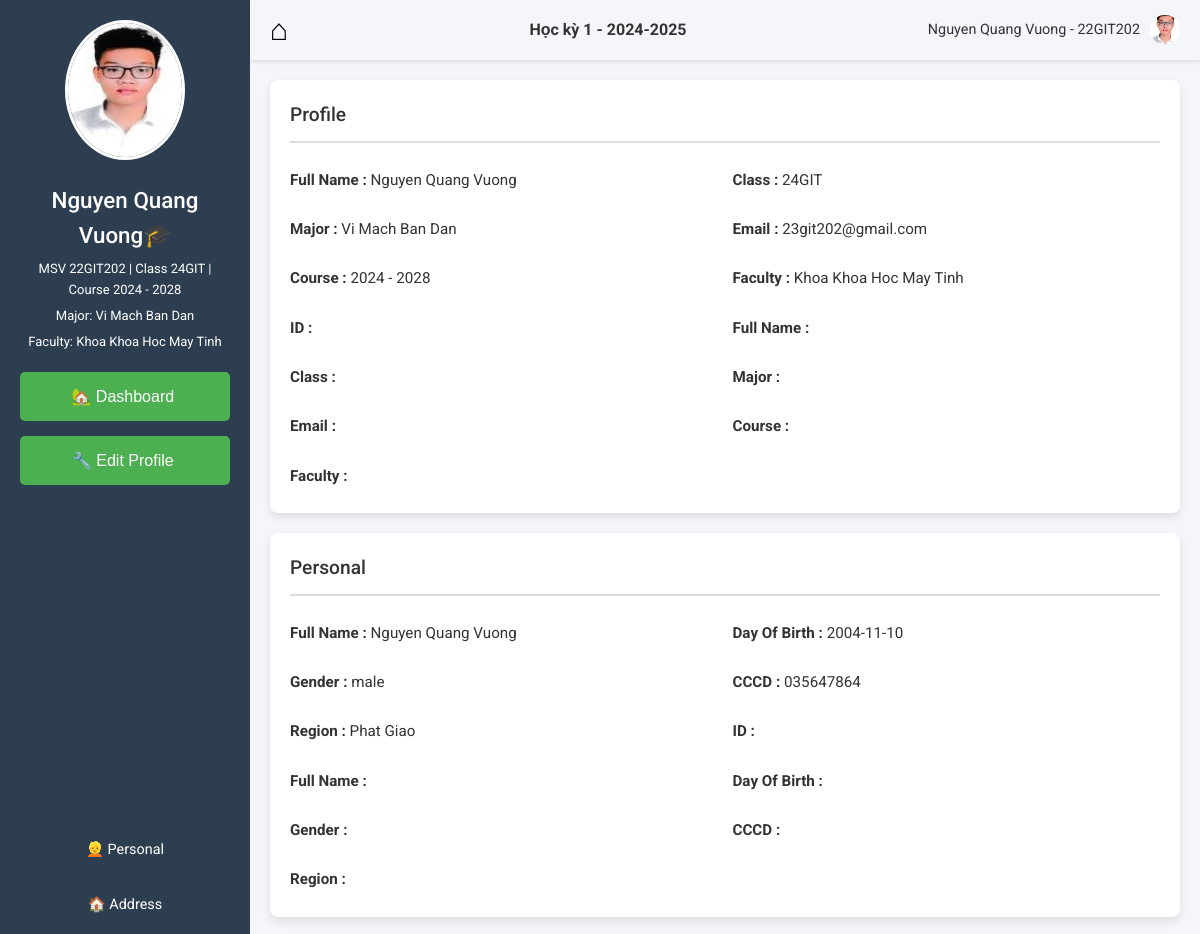
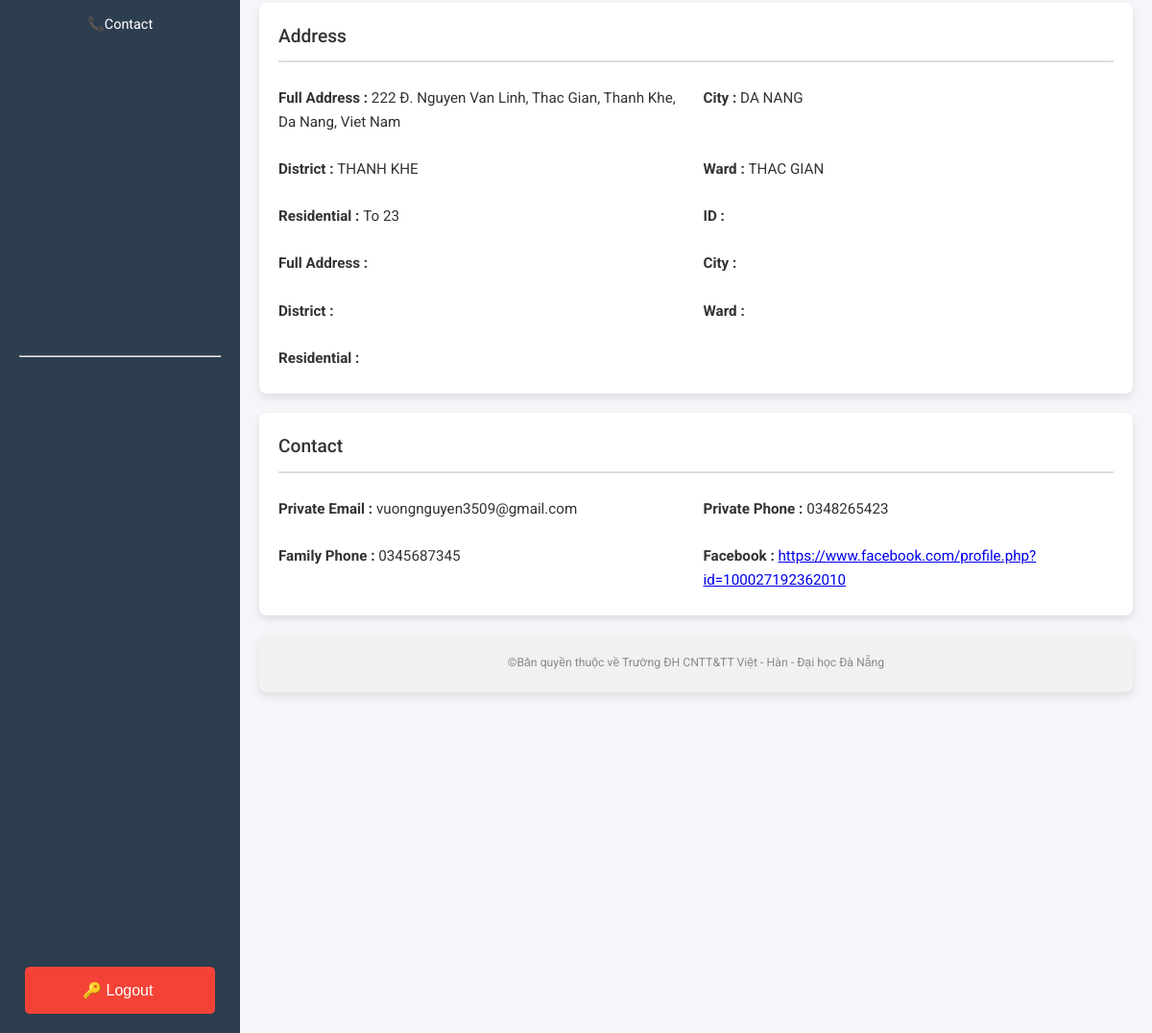
The page /Profile.php (signed in) on the database its author committed (2 pictures, top to bottom).
### tables this page shows
CREATE TABLE `school_info` (
  `ID` varchar(9) NOT NULL,
  `Full Name` varchar(50) NOT NULL,
  `Class` varchar(5) NOT NULL,
  `Major` varchar(50) NOT NULL,
  `Email` varchar(50) NOT NULL,
  `Course` varchar(50) NOT NULL,
  `Faculty` varchar(50) NOT NULL
);

CREATE TABLE `private_info` (
  `ID` varchar(9) NOT NULL,
  `Full Name` varchar(50) NOT NULL,
  `Day Of Birth` date NOT NULL,
  `Gender` varchar(14) NOT NULL,
  `CCCD` varchar(12) NOT NULL,
  `Region` varchar(50) NOT NULL
);

CREATE TABLE `address_info` (
  `ID` varchar(9) NOT NULL,
  `Full Address` varchar(100) NOT NULL,
  `City` varchar(50) NOT NULL,
  `District` varchar(50) NOT NULL,
  `Ward` varchar(50) NOT NULL,
  `Residential` varchar(50) DEFAULT NULL
);

CREATE TABLE `contact_info` (
  `ID` varchar(9) NOT NULL,
  `Private Email` varchar(50) NOT NULL,
  `Private Phone` varchar(50) NOT NULL,
  `Family Phone` varchar(50) NOT NULL,
  `Facebook` varchar(100) NOT NULL
);

### public/Profile.php (the view, shortened to what this page needs)
<?php
$id = $_SESSION['id_session'];
require('conn.php');
?>
<!DOCTYPE html>
<html lang="vi">
<head>
  <link rel="stylesheet" href="assets/css/profile.css">
</head>
<body>
  <div class="container">
  <aside class="sidebar">
  <div class="profile">
  <?php
    $path ='uploads/'.$id.'/';
    $all_file = scandir($path);
    foreach($all_file as $f){
      if ($f !== '.' && $f !== '..'){
        $profile_path = $path . $f;
        break;
      }
    }
    echo '<label for="profile-pic-upload" class="profile-pic-label"><img src="'.  $profile_path .'" alt="Profile Picture" class="profile-pic"></label>';
    ?>
    <?php
      $id = $_SESSION['id_session'];
      $QR_school_info = "SELECT * FROM school_info WHERE ID = '$id'";
      $result_row = mysqli_execute_query($conn, $QR_school_info);
      $Row_value = $result_row->fetch_array();
      $fullname = $Row_value[1];
      $msv      = $Row_value[0];
      echo "<h2>" . $Row_value[1] . "&#x1F393;</h2>";
      echo "<p style=".'"font-size: 13px;"' .">MSV " . $Row_value[0] . " | Class " . $Row_value[2] . " | Course " . $Row_value[5] . "</p>";
      echo "<p style=".'"font-size: 13px;"' .">Major: " . $Row_value[3] . "</p>";
      echo "<p style=".'"font-size: 13px;"' .">Faculty: " . $Row_value[6] . "</p>";
    ?>
    <?php
  echo '<form method="GET">';
  echo '<input class="edit-btn" type="submit" name="dashboard" value = "&#x1F3E1; Dashboard ">';
  echo '</form>';
  ?>
  <?php
  echo '<form method="GET">';
  echo '<input class="edit-btn" type="submit" name="edit" value = "&#x1F527; Edit Profile ">';
  echo '</form>';
  ?>
  </div>
  <nav class="menu">
    <ul>
      <li><a href="#personal-info">&#x1F471; Personal </a></li>
      <li><a href="#address-grid">&#x1F3E0; Address</a></li>
      <li><a href="#contact-info">&#x1F4DE;Contact</a></li>
    </ul>
  </nav>
  <hr style="width: 100%;">
  <br>
  <?php
  echo '<form method="GET">';
  echo '<input class="logout-btn" type="submit" name="logout" value = "&#x1F511; Logout ">';
  echo '</form>';
  ?>
</aside>
    <div class="unique-top-right-bar">
  <div class="unique-menu-icon">
    <div class="unique-bar"><a href="dashboard.php?id=" class="unique-bar">&#x2302;</a></div>
  </div>
  <div class="unique-title">
    Học kỳ 1 - 2024-2025
  </div>
  <div class="unique-user-info">
   <?php echo "<span>". $fullname . " - " . $msv ."</span>"; ?>
    <?php echo '<img src="'. $profile_path .'" alt="Avatar" class="unique-avatar">'; ?>
  </div>
</div>
    <main class="content">
    <section class="personal-info" id="personal-info" >
        <h3>Profile</h3>
        <div class="info-grid" >
        <?php
          $QC_school_info="SELECT COLUMN_NAME FROM INFORMATION_SCHEMA.COLUMNS WHERE TABLE_NAME = 'school_info'";
          $QR_school_info="SELECT * FROM school_info WHERE ID = '$id'";
          $result_column = mysqli_execute_query($conn,$QC_school_info);
          $result_row = mysqli_execute_query($conn,$QR_school_info);
          $Row_value=$result_row->fetch_array();
          $i=1;
          while($Column_name=$result_column->fetch_array() ){
            echo "<div><strong>"."$Column_name[0] : "."</strong>"."$Row_value[$i]"."</div>";
            $i++;
          }
            ?>
        </div>
      </section>
      <section class="personal-info">
        <h3>Personal</h3>
        <div class="info-grid">
        <?php
          $QC_private_info="SELECT COLUMN_NAME FROM INFORMATION_SCHEMA.COLUMNS WHERE TABLE_NAME = 'private_info'";
          $QR_private_info="SELECT * FROM private_info WHERE ID = '$id'";
          $result_column = mysqli_execute_query($conn,$QC_private_info);
          $result_row = mysqli_execute_query($conn,$QR_private_info);
          $Row_value=$result_row->fetch_array();
          $i=1;
          while($Column_name=$result_column->fetch_array() ){
            echo "<div><strong>"."$Column_name[0] : "."</strong>"."$Row_value[$i]"."</div>";
            $i++;
          }
            ?>
        </div>
      </section>
      <section class="address-info" >
        <h3>Address</h3>
        <div class="info-grid" id="address-grid">
          <?php
          $QC_address_info="SELECT COLUMN_NAME FROM INFORMATION_SCHEMA.COLUMNS WHERE TABLE_NAME = 'address_info'";
          $QR_address_info="SELECT * FROM address_info WHERE ID = '$id'";
          $result_column = mysqli_execute_query($conn,$QC_address_info);
          $result_row = mysqli_execute_query($conn,$QR_address_info);
          $Row_value=$result_row->fetch_array();
          $i=1;
          while($Column_name=$result_column->fetch_array() ){
            echo "<div><strong>"."$Column_name[0] : "."</strong>"."$Row_value[$i]"."</div>";
            $i++;
          }
            ?>
        </div>
      </section>
      <section class="contact-info" >
        <h3>Contact</h3>
        <div class="info-grid" id="contact-info">
          <?php
          $QC_contact_info="SELECT COLUMN_NAME FROM INFORMATION_SCHEMA.COLUMNS WHERE TABLE_NAME = 'contact_info'";
          $QR_contact_info="SELECT * FROM contact_info WHERE ID = '$id'";
          $result_column = mysqli_execute_query($conn,$QC_contact_info);
          $result_row = mysqli_execute_query($conn,$QR_contact_info);
          $Row_value=$result_row->fetch_array();
          $i=1;
          while($Column_name=$result_column->fetch_array() ){
            echo "<div><strong>"."$Column_name[0] : "."</strong>"."$Row_value[$i]"."</div>";
            if($i==3) break;
            $i++;
          }
          $i++;
          $Column_name=$result_column->fetch_array();
          echo "<div><strong>"."$Column_name[0] : "."</strong>".'<a href="'."$Row_value[$i]".'"'.'target="_blank"'.'>https://www.facebook.com/profile.php?id=100027192362010</a>'."</div>";
            ?>
        </div>
      </section>
      <footer>
        <p>©Bản quyền thuộc về Trường ĐH CNTT&TT Việt - Hàn - Đại học Đà Nẵng</p>
      </footer>
    </main>
  </div>
</body>
</html>

### public/assets/css/profile.css (style rules this page uses)
* { box-sizing: border-box; margin: 0; padding: 0; }
body { font-family: 'Roboto', sans-serif; background-color: #f4f6f9; color: #333; line-height: 1.6; }
.container { display: flex; height: 120vh; }
.sidebar { width: 250px; background-color: #2d3e50; color: #fff; padding: 20px; display: flex; flex-direction: column; justify-content: space-between; align-items: center; }
.profile { text-align: center; margin-bottom: 20px; }
.profile-pic { width: 120px; height: 140px; border-radius: 50%; margin-bottom: 15px; border: 3px solid #fff; }
h2 { font-size: 1.4em; font-weight: 500; margin-bottom: 5px; }
p { font-size: 0.9em; margin: 5px 0; }
.menu ul { list-style-type: none; padding: 0; width: 100%; }
.menu li { margin: 12px 0; }
.menu a { color: #fff; text-decoration: none; font-size: 0.9em; display: block; padding: 10px; border-radius: 5px; text-align: center; transition: background-color 0.3s ease; }
.edit-btn, .logout-btn { width: 100%; padding: 15px; margin-top: 15px; border: none; border-radius: 5px; cursor: pointer; font-size: 1em; font-weight: 500; }
.edit-btn { background-color: #4CAF50; color: white; }
.logout-btn { background-color: #f44336; color: white; padding-left: 60px; padding-right: 60px; margin-top: -50px; }
.content { flex: 1; padding: 20px; overflow-y: auto; }
.personal-info, .family-info, .address-info, .contact-info { background-color: #fff; padding: 20px; margin-bottom: 20px; border-radius: 8px; box-shadow: 0 4px 8px rgba(0, 0, 0, 0.1); }
h3 { font-size: 1.2em; font-weight: 500; color: #333; border-bottom: 2px solid #ddd; padding-bottom: 10px; margin-bottom: 20px; }
.info-grid, .family-grid { display: grid; grid-template-columns: repeat(2, 1fr); gap: 15px; font-size: 0.95em; }
.info-grid div strong, .family-grid div strong { font-weight: 700; color: #333; }
.info-grid div, .family-grid div { padding: 5px 0; }
.unique-top-right-bar { display: flex; align-items: center; justify-content: space-between; background-color: #f4f6f9; padding: 10px 20px; box-shadow: 0 2px 4px rgba(0, 0, 0, 0.1); position:absolute; top: 0; right: 0; width: calc(100% - 250px); max-width: 100%; height: 60px; z-index: 10; }
.unique-title { font-size: 1em; font-weight: bold; color: #333; flex-grow: 1; text-align: center; }
.unique-user-info { display: flex; align-items: center; gap: 10px; }
.unique-user-info span { font-size: 0.9em; color: #333; }
.unique-avatar { width: 30px; height: 30px; border-radius: 50%; object-fit: cover; }
.unique-bar { text-decoration: none; color: black; cursor: pointer; font-size: 30px; transition: color 0.2s ease; }
.content { margin-top: 60px; padding: 20px; }

### rows shown on the page
school_info: Full Name "Nguyen Quang Vuong", ID "22GIT202", Class "24GIT", Course "2024 - 2028", Major "Vi Mach Ban Dan", Faculty "Khoa Khoa Hoc May Tinh", Email "23git202@gmail.com"
private_info: Full Name "Nguyen Quang Vuong", Day Of Birth "2004-11-10", Gender "male", CCCD "035647864", Region "Phat Giao"
address_info: Full Address "222 Đ. Nguyen Van Linh, Thac Gian, Thanh Khe, Da Nang, Viet Nam", City "DA NANG", District "THANH KHE", Ward "THAC GIAN", Residential "To 23"
contact_info: Private Email "vuongnguyen3509@gmail.com", Private Phone "0348265423", Family Phone "0345687345"

### other values the page prints
$Column_name[0] "Full Name"
$Column_name[0] "Class"
$Column_name[0] "Major"
$Column_name[0] "Email"
$Column_name[0] "Course"
$Column_name[0] "Faculty"
$Column_name[0] "ID"
$Column_name[0] "Day Of Birth"
$Column_name[0] "Gender"
$Column_name[0] "CCCD"
$Column_name[0] "Region"
$Column_name[0] "Full Address"
$Column_name[0] "City"
$Column_name[0] "District"
$Column_name[0] "Ward"
